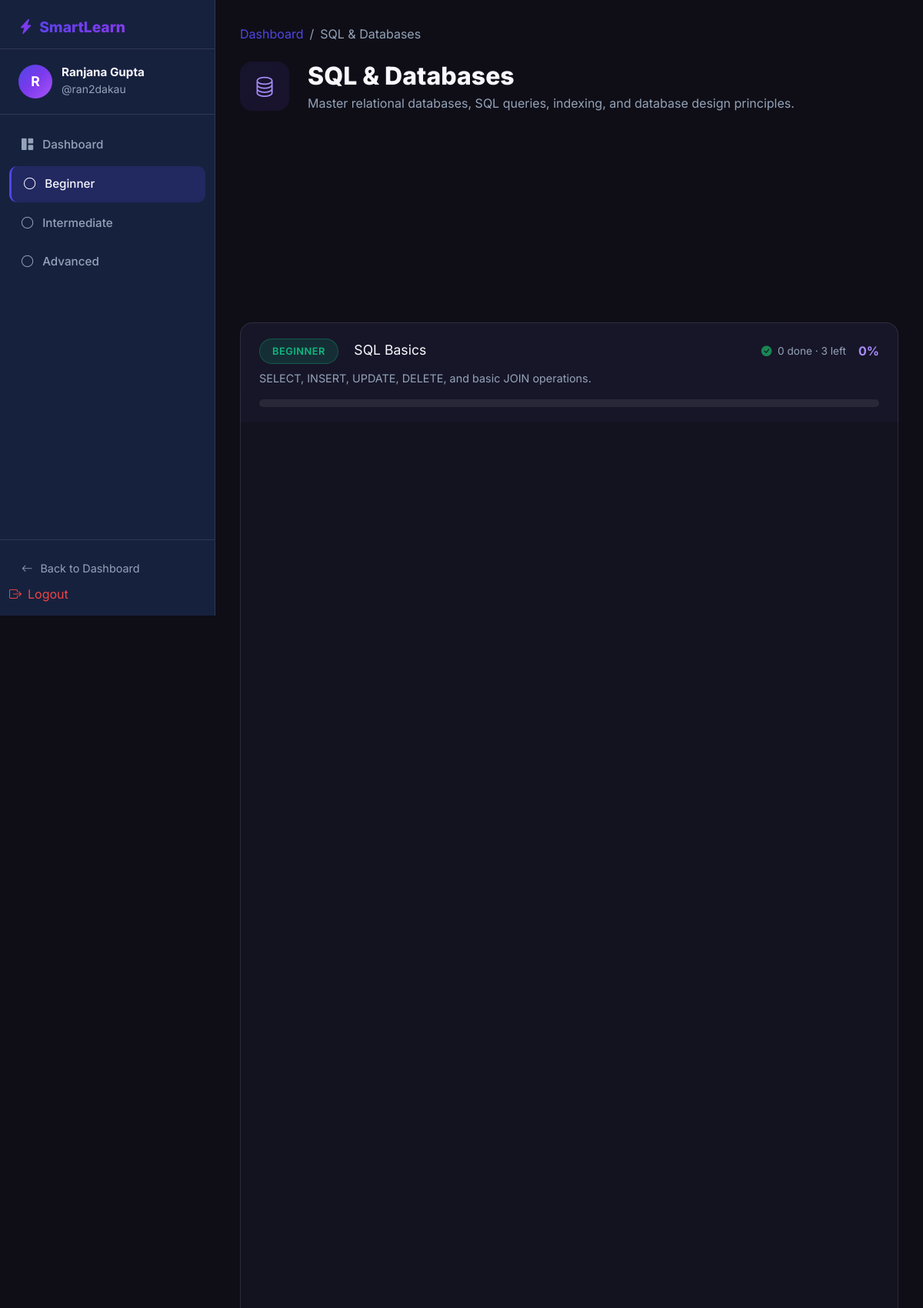
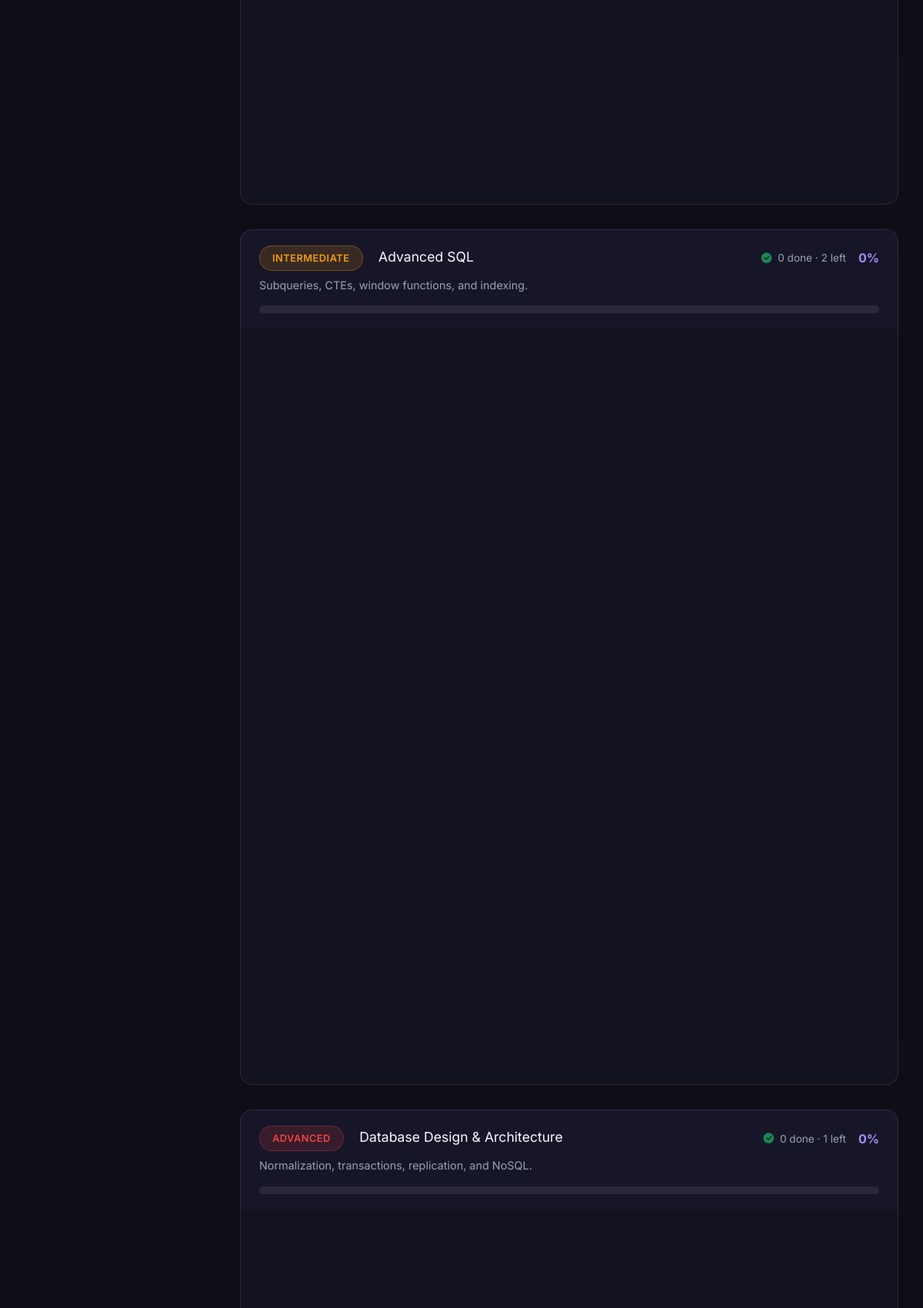
/technology/6/ (signed in, upper part), run on the app's committed database (2 pictures, top to bottom).
### learning/models.py (models this page shows, shortened)
class Roadmap(models.Model):
    LEVEL_CHOICES = [
        ('beginner', 'Beginner'),
        ('intermediate', 'Intermediate'),
        ('advanced', 'Advanced'),
    ]
    technology = models.ForeignKey(Technology, on_delete=models.CASCADE, related_name='roadmaps')
    level = models.CharField(max_length=20, choices=LEVEL_CHOICES)
    title = models.CharField(max_length=200)
    description = models.TextField()
    order = models.IntegerField(default=0)
    class Meta:
        ordering = ['order']

class Technology(models.Model):
    name = models.CharField(max_length=100)
    description = models.TextField()
    icon = models.CharField(max_length=50, default='code')
    color = models.CharField(max_length=20, default='primary')
    order = models.IntegerField(default=0)
    class Meta:
        ordering = ['order']
        verbose_name_plural = 'Technologies'

### learning/views.py (the view)
# urls.py: path('technology/<int:tech_id>/', views.technology_detail, name='technology_detail'),
@login_required
def technology_detail(request, tech_id):
    technology = get_object_or_404(Technology, id=tech_id)
    roadmaps = Roadmap.objects.filter(technology=technology).prefetch_related('topics')
    user = request.user
    roadmap_data = []
    for roadmap in roadmaps:
        topics_with_progress = []
        for topic in roadmap.topics.all():
            progress, _ = Progress.objects.get_or_create(user=user, topic=topic)
            topics_with_progress.append({
                'topic': topic,
                'progress': progress,
            })
        total = roadmap.topics.count()
        completed = Progress.objects.filter(user=user, topic__roadmap=roadmap, completed=True).count()
        percent = int((completed / total * 100)) if total > 0 else 0
        roadmap_data.append({
            'roadmap': roadmap,
            'topics_with_progress': topics_with_progress,
            'total': total,
            'completed': completed,
            'remaining': total - completed,
            'percent': percent,
        })
    context = {
        'technology': technology,
        'roadmap_data': roadmap_data,
    }
    return render(request, 'learning/technology_detail.html', context)

### smartlearning/templates/learning/technology_detail.html (shortened to what this page needs)
{% load static %}
<!DOCTYPE html>
<html lang="en">
<head>
    <link href="https://cdn.jsdelivr.net/npm/bootstrap@5.3.0/dist/css/bootstrap.min.css" rel="stylesheet">
    <link href="https://cdn.jsdelivr.net/npm/bootstrap-icons@1.11.0/font/bootstrap-icons.css" rel="stylesheet">
    <link href="{% static 'css/style.css' %}" rel="stylesheet">
</head>
<body>
<div class="dashboard-wrapper">
    <aside class="sidebar">
        <div class="sidebar-logo">
            <h5><i class="bi bi-lightning-charge-fill me-2" style="color:#7c3aed;-webkit-text-fill-color:#7c3aed"></i>SmartLearn</h5>
        </div>
        <div class="sidebar-user">
            <div class="user-avatar">{{ user.username|first|upper }}</div>
            <div>
                <h6>{{ user.get_full_name|default:user.username }}</h6>
                <small>@{{ user.username }}</small>
            </div>
        </div>
        <nav class="sidebar-nav">
            <a href="{% url 'dashboard' %}" class="sidebar-nav-item">
                <i class="bi bi-grid-1x2-fill"></i> Dashboard
            </a>
            {% for rd in roadmap_data %}
            <a href="#roadmap-{{ rd.roadmap.id }}" class="sidebar-nav-item {% if forloop.first %}active{% endif %}">
                <i class="bi bi-circle{% if rd.completed == rd.total and rd.total > 0 %}-fill{% endif %}" style="{% if rd.completed == rd.total and rd.total > 0 %}color:var(--success){% endif %}"></i>
                {{ rd.roadmap.get_level_display }}
            </a>
            {% endfor %}
        </nav>
        <div class="sidebar-bottom">
            <a href="{% url 'dashboard' %}"><i class="bi bi-arrow-left"></i> Back to Dashboard</a>
            <form method="post" action="{% url 'logout' %}" style="margin:0;padding:0;">
                <button type="submit" style="color:#ef4444;background:none;border:none;padding:0;cursor:pointer;display:flex;align-items:center;gap:0.5rem;width:100%;font-size:inherit;font-family:inherit;">
                    <i class="bi bi-box-arrow-right"></i> Logout
                </button>
            </form>
        </div>
    </aside>
    <main class="main-content">
        <nav aria-label="breadcrumb" class="mb-4">
            <ol class="breadcrumb">
                <li class="breadcrumb-item"><a href="{% url 'dashboard' %}">Dashboard</a></li>
                <li class="breadcrumb-item active">{{ technology.name }}</li>
            </ol>
        </nav>
        <div class="page-header d-flex align-items-start gap-4 flex-wrap">
            <div class="tech-icon-wrapper" style="width:64px;height:64px;font-size:28px;margin-bottom:0;flex-shrink:0">
                <i class="bi bi-{{ technology.icon }}" style="color:var(--accent)"></i>
            </div>
            <div>
                <h1>{{ technology.name }}</h1>
                <p>{{ technology.description }}</p>
            </div>
        </div>
        {% with total_all=0 completed_all=0 %}
        <div class="row g-3 mb-5">
            {% for rd in roadmap_data %}
            <div class="col-sm-4">
            </div>
            {% endfor %}
        </div>
        {% endwith %}
        {% for rd in roadmap_data %}
        <div class="roadmap-section" id="roadmap-{{ rd.roadmap.id }}">
            <div class="roadmap-header">
                <div class="d-flex align-items-center justify-content-between flex-wrap gap-3">
                    <div>
                        <span class="level-badge level-{{ rd.roadmap.level }} me-3">{{ rd.roadmap.get_level_display }}</span>
                        <span class="fw-800" style="font-size:1.1rem">{{ rd.roadmap.title }}</span>
                    </div>
                    <div class="d-flex align-items-center gap-3">
                        <span style="font-size:0.85rem;color:var(--text-muted)">
                            <i class="bi bi-check-circle-fill text-success me-1"></i>
                            <span data-roadmap-completed="{{ rd.roadmap.id }}">{{ rd.completed }}</span> done ·
                            <span data-roadmap-remaining="{{ rd.roadmap.id }}">{{ rd.remaining }}</span> left
                        </span>
                        <span style="font-weight:700;color:var(--accent)" data-roadmap-pct="{{ rd.roadmap.id }}">{{ rd.percent }}%</span>
                    </div>
                </div>
                <p style="color:var(--text-muted);margin:8px 0 0;font-size:0.9rem">{{ rd.roadmap.description }}</p>
                <div class="progress-wrap mt-3">
                </div>
            </div>
            <div class="roadmap-body">
            </div>
        </div>
        {% endfor %}
    </main>
</div>
</body>
</html>

### smartlearning/static/css/style.css (style rules this page uses)
:root { --primary: #4f46e5; --primary-dark: #3730a3; --secondary: #7c3aed; --accent: #a78bfa; --gradient: linear-gradient(135deg, #4f46e5 0%, #7c3aed 50%, #a855f7 100%); --gradient-soft: linear-gradient(135deg, rgba(79,70,229,0.1) 0%, rgba(124,58,237,0.1) 100%); --bg-dark: #0f0e17; --bg-card: #1a1a2e; --bg-sidebar: #16213e; --text-light: #f8f8ff; --text-muted: #94a3b8; --success: #10b981; --warning: #f59e0b; --danger: #ef4444; --info: #06b6d4; --border: rgba(255,255,255,0.1); --shadow: 0 8px 32px rgba(0,0,0,0.3); --shadow-sm: 0 4px 16px rgba(0,0,0,0.2); --radius: 16px; --radius-sm: 10px; --transition: all 0.3s cubic-bezier(0.4, 0, 0.2, 1); }
* { box-sizing: border-box; }
body { font-family: 'Inter', -apple-system, BlinkMacSystemFont, 'Segoe UI', sans-serif; background: var(--bg-dark); color: var(--text-light); min-height: 100vh; overflow-x: hidden; }
.tech-icon-wrapper { width: 60px; height: 60px; background: var(--gradient-soft); border-radius: 16px; display: flex; align-items: center; justify-content: center; font-size: 28px; margin-bottom: 16px; transition: var(--transition); }
.dashboard-wrapper { display: flex; min-height: 100vh; }
.sidebar { width: 280px; min-width: 280px; background: var(--bg-sidebar); border-right: 1px solid var(--border); display: flex; flex-direction: column; position: sticky; top: 0; height: 100vh; overflow-y: auto; }
.sidebar-logo { padding: 24px 24px 16px; border-bottom: 1px solid var(--border); }
.sidebar-logo h5 { font-weight: 800; font-size: 1.2rem; background: var(--gradient); -webkit-background-clip: text; -webkit-text-fill-color: transparent; background-clip: text; margin: 0; }
.sidebar-user { padding: 20px 24px; border-bottom: 1px solid var(--border); display: flex; align-items: center; gap: 12px; }
.user-avatar { width: 44px; height: 44px; border-radius: 50%; background: var(--gradient); display: flex; align-items: center; justify-content: center; font-weight: 700; font-size: 1.1rem; color: white; flex-shrink: 0; }
.sidebar-user h6 { font-weight: 700; margin: 0; font-size: 0.95rem; }
.sidebar-user small { color: var(--text-muted); }
.sidebar-nav { padding: 16px 12px; flex: 1; }
.sidebar-nav-item { display: flex; align-items: center; gap: 12px; padding: 12px 16px; border-radius: var(--radius-sm); color: var(--text-muted); text-decoration: none; font-weight: 500; transition: var(--transition); margin-bottom: 4px; font-size: 0.95rem; }
.sidebar-nav-item:hover, .sidebar-nav-item.active { background: rgba(79,70,229,0.2); color: var(--text-light); }
.sidebar-nav-item.active { border-left: 3px solid var(--primary); }
.sidebar-bottom { padding: 16px 12px; border-top: 1px solid var(--border); }
.sidebar-bottom a { display: flex; align-items: center; gap: 10px; padding: 10px 16px; border-radius: var(--radius-sm); color: var(--text-muted); text-decoration: none; transition: var(--transition); font-size: 0.9rem; }
.main-content { flex: 1; padding: 32px; overflow-y: auto; background: var(--bg-dark); }
.page-header { margin-bottom: 32px; }
.page-header h1 { font-size: 2rem; font-weight: 800; margin-bottom: 4px; }
.page-header p { color: var(--text-muted); }
.progress-wrap { height: 10px; background: rgba(255,255,255,0.08); border-radius: 50px; overflow: hidden; }
.level-badge { display: inline-flex; align-items: center; gap: 6px; padding: 6px 16px; border-radius: 50px; font-size: 0.8rem; font-weight: 600; text-transform: uppercase; letter-spacing: 0.5px; }
.level-beginner { background: rgba(16,185,129,0.15); color: #10b981; border: 1px solid rgba(16,185,129,0.3); }
.level-intermediate { background: rgba(245,158,11,0.15); color: #f59e0b; border: 1px solid rgba(245,158,11,0.3); }
.level-advanced { background: rgba(239,68,68,0.15); color: #ef4444; border: 1px solid rgba(239,68,68,0.3); }
.roadmap-section { margin-bottom: 32px; }
.roadmap-header { padding: 20px 24px; border-radius: var(--radius) var(--radius) 0 0; background: rgba(26, 26, 46, 0.8); border: 1px solid var(--border); border-bottom: none; }
.roadmap-body { padding: 0 24px 24px; background: rgba(26, 26, 46, 0.4); border: 1px solid var(--border); border-top: none; border-radius: 0 0 var(--radius) var(--radius); }
.breadcrumb-item a { color: var(--primary); text-decoration: none; }
.breadcrumb-item.active { color: var(--text-muted); }
.breadcrumb-item + .breadcrumb-item::before { color: var(--text-muted); }

### data on the page
Roadmap: roadmap.level "Beginner", roadmap.level "BEGINNER", roadmap "SQL Basics", completed "0", remaining "3", percent "0", roadmap.description "SELECT, INSERT, UPDATE, DELETE, and basic JOIN operations."
Roadmap: roadmap.level "Intermediate", roadmap.level "INTERMEDIATE", roadmap "Advanced SQL", completed "0", remaining "2", percent "0", roadmap.description "Subqueries, CTEs, window functions, and indexing."
Roadmap: roadmap.level "Advanced", roadmap.level "ADVANCED", roadmap "Database Design & Architecture", completed "0", remaining "1", percent "0", roadmap.description "Normalization, transactions, replication, and NoSQL."
Technology: name "SQL & Databases", description "Master relational databases, SQL queries, indexing, and database design principles."

### other printed values
{{ user.username|first|upper }} "R"
{{ user.get_full_name|default:user.username }} "Ranjana Gupta"
{{ user.username }} "ran2dakau"
